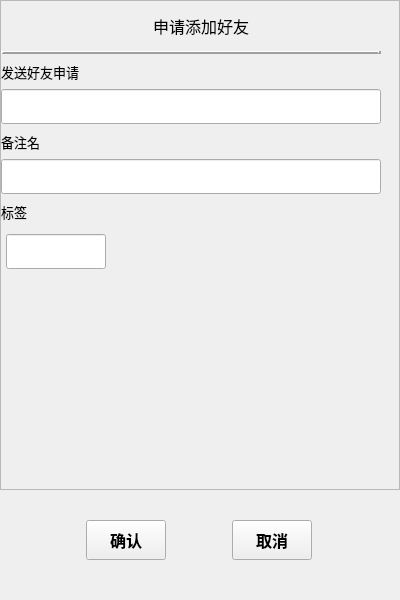
<?xml version="1.0" encoding="UTF-8"?>
<ui version="4.0">
 <class>ApplyFriend</class>
 <widget class="QWidget" name="ApplyFriend">
  <property name="geometry">
   <rect>
    <x>0</x>
    <y>0</y>
    <width>400</width>
    <height>600</height>
   </rect>
  </property>
  <property name="minimumSize">
   <size>
    <width>400</width>
    <height>600</height>
   </size>
  </property>
  <property name="maximumSize">
   <size>
    <width>400</width>
    <height>600</height>
   </size>
  </property>
  <property name="font">
   <font>
    <pointsize>8</pointsize>
   </font>
  </property>
  <property name="windowTitle">
   <string>Form</string>
  </property>
  <layout class="QVBoxLayout" name="verticalLayout">
   <property name="spacing">
    <number>0</number>
   </property>
   <property name="leftMargin">
    <number>0</number>
   </property>
   <property name="topMargin">
    <number>0</number>
   </property>
   <property name="rightMargin">
    <number>0</number>
   </property>
   <property name="bottomMargin">
    <number>10</number>
   </property>
   <item>
    <widget class="QScrollArea" name="scrollArea">
     <property name="minimumSize">
      <size>
       <width>400</width>
       <height>300</height>
      </size>
     </property>
     <property name="maximumSize">
      <size>
       <width>400</width>
       <height>16777215</height>
      </size>
     </property>
     <property name="frameShadow">
      <enum>QFrame::Sunken</enum>
     </property>
     <property name="horizontalScrollBarPolicy">
      <enum>Qt::ScrollBarAlwaysOff</enum>
     </property>
     <property name="widgetResizable">
      <bool>true</bool>
     </property>
     <widget class="QWidget" name="scrollContent">
      <property name="geometry">
       <rect>
        <x>0</x>
        <y>0</y>
        <width>400</width>
        <height>488</height>
       </rect>
      </property>
      <property name="minimumSize">
       <size>
        <width>400</width>
        <height>0</height>
       </size>
      </property>
      <property name="maximumSize">
       <size>
        <width>400</width>
        <height>16777215</height>
       </size>
      </property>
      <layout class="QVBoxLayout" name="verticalLayout_2">
       <property name="spacing">
        <number>0</number>
       </property>
       <property name="leftMargin">
        <number>0</number>
       </property>
       <property name="topMargin">
        <number>0</number>
       </property>
       <property name="rightMargin">
        <number>0</number>
       </property>
       <property name="bottomMargin">
        <number>0</number>
       </property>
       <item>
        <widget class="QLabel" name="label">
         <property name="minimumSize">
          <size>
           <width>0</width>
           <height>50</height>
          </size>
         </property>
         <property name="maximumSize">
          <size>
           <width>16777215</width>
           <height>50</height>
          </size>
         </property>
         <property name="font">
          <font>
           <pointsize>12</pointsize>
           <weight>50</weight>
           <bold>false</bold>
          </font>
         </property>
         <property name="text">
          <string>申请添加好友</string>
         </property>
         <property name="alignment">
          <set>Qt::AlignCenter</set>
         </property>
        </widget>
       </item>
       <item>
        <widget class="QWidget" name="widget_2" native="true">
         <property name="minimumSize">
          <size>
           <width>380</width>
           <height>0</height>
          </size>
         </property>
         <property name="maximumSize">
          <size>
           <width>380</width>
           <height>16777215</height>
          </size>
         </property>
         <layout class="QVBoxLayout" name="verticalLayout_3">
          <property name="spacing">
           <number>0</number>
          </property>
          <property name="leftMargin">
           <number>0</number>
          </property>
          <property name="topMargin">
           <number>0</number>
          </property>
          <property name="rightMargin">
           <number>0</number>
          </property>
          <property name="bottomMargin">
           <number>0</number>
          </property>
          <item>
           <widget class="Line" name="line">
            <property name="font">
             <font>
              <pointsize>9</pointsize>
              <italic>false</italic>
             </font>
            </property>
            <property name="frameShadow">
             <enum>QFrame::Raised</enum>
            </property>
            <property name="lineWidth">
             <number>3</number>
            </property>
            <property name="orientation">
             <enum>Qt::Horizontal</enum>
            </property>
           </widget>
          </item>
          <item>
           <widget class="QLabel" name="label_2">
            <property name="minimumSize">
             <size>
              <width>0</width>
              <height>35</height>
             </size>
            </property>
            <property name="maximumSize">
             <size>
              <width>16777215</width>
              <height>35</height>
             </size>
            </property>
            <property name="font">
             <font>
              <pointsize>10</pointsize>
              <weight>50</weight>
              <italic>false</italic>
              <bold>false</bold>
             </font>
            </property>
            <property name="text">
             <string>发送好友申请</string>
            </property>
           </widget>
          </item>
          <item>
           <widget class="CustomizeEdit" name="applyName">
            <property name="minimumSize">
             <size>
              <width>380</width>
              <height>35</height>
             </size>
            </property>
            <property name="maximumSize">
             <size>
              <width>380</width>
              <height>35</height>
             </size>
            </property>
            <property name="font">
             <font>
              <pointsize>12</pointsize>
              <weight>75</weight>
              <bold>true</bold>
             </font>
            </property>
           </widget>
          </item>
          <item>
           <widget class="QLabel" name="label_3">
            <property name="minimumSize">
             <size>
              <width>0</width>
              <height>35</height>
             </size>
            </property>
            <property name="maximumSize">
             <size>
              <width>16777215</width>
              <height>35</height>
             </size>
            </property>
            <property name="font">
             <font>
              <pointsize>10</pointsize>
              <weight>50</weight>
              <bold>false</bold>
             </font>
            </property>
            <property name="text">
             <string>备注名</string>
            </property>
           </widget>
          </item>
          <item>
           <widget class="CustomizeEdit" name="bakName">
            <property name="minimumSize">
             <size>
              <width>380</width>
              <height>35</height>
             </size>
            </property>
            <property name="maximumSize">
             <size>
              <width>380</width>
              <height>35</height>
             </size>
            </property>
            <property name="font">
             <font>
              <pointsize>12</pointsize>
              <weight>75</weight>
              <bold>true</bold>
             </font>
            </property>
           </widget>
          </item>
          <item>
           <widget class="QLabel" name="label_4">
            <property name="minimumSize">
             <size>
              <width>400</width>
              <height>35</height>
             </size>
            </property>
            <property name="maximumSize">
             <size>
              <width>400</width>
              <height>35</height>
             </size>
            </property>
            <property name="font">
             <font>
              <pointsize>10</pointsize>
              <weight>50</weight>
              <bold>false</bold>
             </font>
            </property>
            <property name="text">
             <string>标签</string>
            </property>
           </widget>
          </item>
          <item>
           <widget class="QWidget" name="gridWidet" native="true">
            <property name="enabled">
             <bool>true</bool>
            </property>
            <property name="minimumSize">
             <size>
              <width>380</width>
              <height>120</height>
             </size>
            </property>
            <property name="maximumSize">
             <size>
              <width>380</width>
              <height>11111</height>
             </size>
            </property>
            <layout class="QVBoxLayout" name="verticalLayout_4">
             <property name="spacing">
              <number>5</number>
             </property>
             <property name="leftMargin">
              <number>5</number>
             </property>
             <property name="topMargin">
              <number>5</number>
             </property>
             <property name="rightMargin">
              <number>5</number>
             </property>
             <property name="bottomMargin">
              <number>5</number>
             </property>
             <item>
              <widget class="QWidget" name="widget_4" native="true">
               <property name="enabled">
                <bool>true</bool>
               </property>
               <property name="minimumSize">
                <size>
                 <width>0</width>
                 <height>35</height>
                </size>
               </property>
               <property name="maximumSize">
                <size>
                 <width>16777215</width>
                 <height>10000</height>
                </size>
               </property>
               <widget class="QLineEdit" name="labelLineEdit">
                <property name="geometry">
                 <rect>
                  <x>0</x>
                  <y>0</y>
                  <width>100</width>
                  <height>35</height>
                 </rect>
                </property>
                <property name="minimumSize">
                 <size>
                  <width>30</width>
                  <height>35</height>
                 </size>
                </property>
                <property name="maximumSize">
                 <size>
                  <width>100</width>
                  <height>35</height>
                 </size>
                </property>
                <property name="font">
                 <font>
                  <pointsize>9</pointsize>
                  <weight>75</weight>
                  <bold>true</bold>
                 </font>
                </property>
               </widget>
              </widget>
             </item>
            </layout>
           </widget>
          </item>
          <item>
           <widget class="QWidget" name="LabelListWidget" native="true">
            <property name="minimumSize">
             <size>
              <width>400</width>
              <height>0</height>
             </size>
            </property>
            <property name="maximumSize">
             <size>
              <width>400</width>
              <height>16777215</height>
             </size>
            </property>
            <layout class="QHBoxLayout" name="horizontalLayout_3">
             <property name="spacing">
              <number>0</number>
             </property>
             <property name="leftMargin">
              <number>0</number>
             </property>
             <property name="topMargin">
              <number>0</number>
             </property>
             <property name="rightMargin">
              <number>0</number>
             </property>
             <property name="bottomMargin">
              <number>0</number>
             </property>
             <item>
              <widget class="QWidget" name="labelList" native="true">
               <property name="enabled">
                <bool>true</bool>
               </property>
               <property name="minimumSize">
                <size>
                 <width>300</width>
                 <height>0</height>
                </size>
               </property>
               <property name="maximumSize">
                <size>
                 <width>300</width>
                 <height>10000</height>
                </size>
               </property>
              </widget>
             </item>
             <item>
              <widget class="QWidget" name="widget_8" native="true">
               <property name="minimumSize">
                <size>
                 <width>30</width>
                 <height>30</height>
                </size>
               </property>
               <property name="maximumSize">
                <size>
                 <width>30</width>
                 <height>30</height>
                </size>
               </property>
               <property name="layoutDirection">
                <enum>Qt::LeftToRight</enum>
               </property>
               <layout class="QVBoxLayout" name="verticalLayout_5">
                <property name="spacing">
                 <number>0</number>
                </property>
                <property name="leftMargin">
                 <number>0</number>
                </property>
                <property name="topMargin">
                 <number>0</number>
                </property>
                <property name="rightMargin">
                 <number>0</number>
                </property>
                <property name="bottomMargin">
                 <number>0</number>
                </property>
                <item>
                 <widget class="ClickOnceLabel" name="moreLabel">
                  <property name="minimumSize">
                   <size>
                    <width>30</width>
                    <height>30</height>
                   </size>
                  </property>
                  <property name="maximumSize">
                   <size>
                    <width>30</width>
                    <height>30</height>
                   </size>
                  </property>
                  <property name="text">
                   <string/>
                  </property>
                  <property name="pixmap">
                   <pixmap resource="rc.qrc">:/res/arowdown.png</pixmap>
                  </property>
                  <property name="alignment">
                   <set>Qt::AlignCenter</set>
                  </property>
                 </widget>
                </item>
               </layout>
              </widget>
             </item>
            </layout>
           </widget>
          </item>
         </layout>
        </widget>
       </item>
      </layout>
     </widget>
    </widget>
   </item>
   <item>
    <widget class="QWidget" name="widget" native="true">
     <property name="minimumSize">
      <size>
       <width>0</width>
       <height>100</height>
      </size>
     </property>
     <property name="maximumSize">
      <size>
       <width>16777215</width>
       <height>100</height>
      </size>
     </property>
     <layout class="QHBoxLayout" name="horizontalLayout">
      <property name="spacing">
       <number>0</number>
      </property>
      <property name="leftMargin">
       <number>0</number>
      </property>
      <property name="topMargin">
       <number>0</number>
      </property>
      <property name="rightMargin">
       <number>0</number>
      </property>
      <property name="bottomMargin">
       <number>0</number>
      </property>
      <item>
       <spacer name="horizontalSpacer">
        <property name="orientation">
         <enum>Qt::Horizontal</enum>
        </property>
        <property name="sizeType">
         <enum>QSizePolicy::Fixed</enum>
        </property>
        <property name="sizeHint" stdset="0">
         <size>
          <width>60</width>
          <height>20</height>
         </size>
        </property>
       </spacer>
      </item>
      <item>
       <widget class="ClickButton" name="confirmButton">
        <property name="minimumSize">
         <size>
          <width>80</width>
          <height>40</height>
         </size>
        </property>
        <property name="maximumSize">
         <size>
          <width>80</width>
          <height>40</height>
         </size>
        </property>
        <property name="font">
         <font>
          <pointsize>12</pointsize>
          <weight>75</weight>
          <bold>true</bold>
         </font>
        </property>
        <property name="text">
         <string>确认</string>
        </property>
       </widget>
      </item>
      <item>
       <spacer name="horizontalSpacer_3">
        <property name="orientation">
         <enum>Qt::Horizontal</enum>
        </property>
        <property name="sizeType">
         <enum>QSizePolicy::Fixed</enum>
        </property>
        <property name="sizeHint" stdset="0">
         <size>
          <width>40</width>
          <height>20</height>
         </size>
        </property>
       </spacer>
      </item>
      <item>
       <widget class="ClickButton" name="cancelButton">
        <property name="minimumSize">
         <size>
          <width>80</width>
          <height>40</height>
         </size>
        </property>
        <property name="maximumSize">
         <size>
          <width>80</width>
          <height>40</height>
         </size>
        </property>
        <property name="font">
         <font>
          <pointsize>12</pointsize>
          <weight>75</weight>
          <bold>true</bold>
         </font>
        </property>
        <property name="text">
         <string>取消</string>
        </property>
       </widget>
      </item>
      <item>
       <spacer name="horizontalSpacer_2">
        <property name="orientation">
         <enum>Qt::Horizontal</enum>
        </property>
        <property name="sizeType">
         <enum>QSizePolicy::Fixed</enum>
        </property>
        <property name="sizeHint" stdset="0">
         <size>
          <width>60</width>
          <height>20</height>
         </size>
        </property>
       </spacer>
      </item>
     </layout>
    </widget>
   </item>
  </layout>
 </widget>
 <customwidgets>
  <customwidget>
   <class>CustomizeEdit</class>
   <extends>QLineEdit</extends>
   <header>widgets/customizeedit.h</header>
  </customwidget>
  <customwidget>
   <class>ClickButton</class>
   <extends>QPushButton</extends>
   <header>widgets/clickbutton.h</header>
  </customwidget>
  <customwidget>
   <class>ClickOnceLabel</class>
   <extends>QLabel</extends>
   <header>widgets/clickoncelabel.h</header>
  </customwidget>
 </customwidgets>
 <resources>
  <include location="rc.qrc"/>
 </resources>
 <connections/>
</ui>
